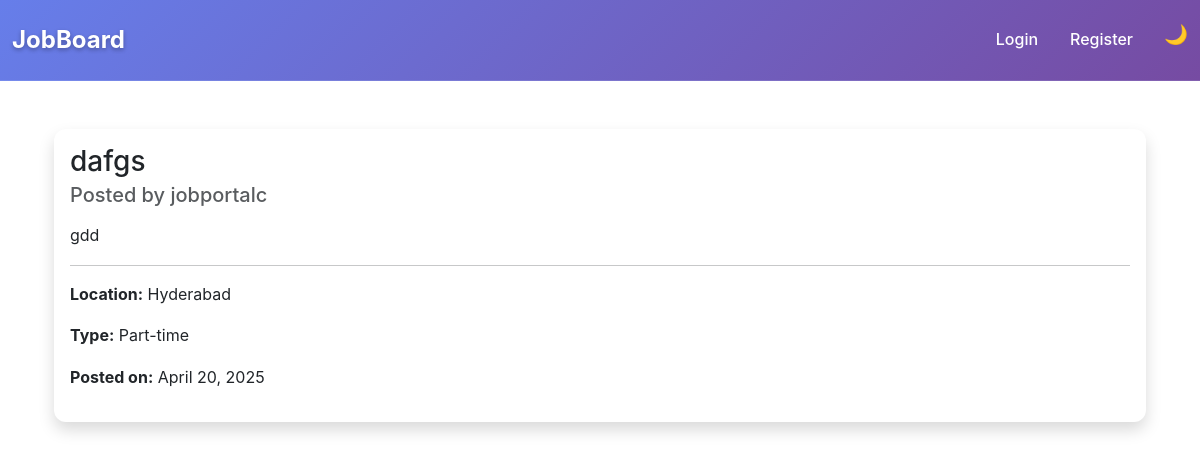
Screenshot of /jobs/3/ with the database file from the repository.
### jobs/models.py (models this page shows, shortened)
class Job(models.Model):
    JOB_TYPE_CHOICES = [
        ('FULL_TIME', 'Full Time'),
        ('PART_TIME', 'Part Time'),
        ('REMOTE', 'Remote'),
    ]
    title = models.CharField(max_length=255)
    description = models.TextField()
    location = models.CharField(max_length=100)
    job_type = models.CharField(max_length=20, choices=JOB_TYPE_CHOICES)
    company = models.ForeignKey(CustomUser, on_delete=models.CASCADE, limit_choices_to={'is_company': True})
    created_at = models.DateTimeField(auto_now_add=True)

### users/models.py (models this page shows, shortened)
class CustomUser(AbstractUser):
    is_company=models.BooleanField(default=False)
    is_seeker=models.BooleanField(default=False)

### jobs/views.py (the view)
# urls.py: path('<int:job_id>/', views.job_detail, name='job_detail'),  # /jobs/1/ - Job detail
def job_detail(request, job_id):
    job = get_object_or_404(Job, id=job_id)
    related_jobs = Job.objects.filter(
        Q(company=job.company) | Q(job_type=job.job_type)
    ).exclude(id=job.id)[:3]
    has_applied = False
    if request.user.is_authenticated:
        from applications.models import Application
        has_applied = Application.objects.filter(
            job=job,
            applicant=request.user
        ).exists()
    context = {
        'job': job,
        'related_jobs': related_jobs,
        'has_applied': has_applied,
    }
    return render(request, 'jobs/job_detail.html', context)

### jobs/templates/jobs/job_detail.html (shortened to what this page needs)
{% extends 'base.html' %}
{% block content %}
<div class="container mt-5">
  <div class="card shadow">
    <div class="card-body">
      <h3 class="card-title">{{ job.title }}</h3>
      <h5 class="card-subtitle mb-3 text-muted">Posted by {{ job.company.username }}</h5>
      <p class="card-text">{{ job.description }}</p>
      <hr>
      <p><strong>Location:</strong> {{ job.location }}</p>
      <p><strong>Type:</strong> {{ job.job_type }}</p>
      <p><strong>Posted on:</strong> {{ job.created_at|date:"F j, Y" }}</p>
    </div>
  </div>
</div>
{% endblock %}

### static/css/style.css (style rules this page uses)
:root { --primary-color: #4a69bd; --primary-dark: #3c5aa6; --secondary-color: #f39c12; --success-color: #27ae60; --danger-color: #e74c3c; --warning-color: #f39c12; --info-color: #3498db; --light-color: #f8f9fa; --dark-color: #2c3e50; --gradient-primary: linear-gradient(135deg, #667eea 0%, #764ba2 100%); --gradient-secondary: linear-gradient(135deg, #f093fb 0%, #f5576c 100%); --shadow-light: 0 2px 10px rgba(0,0,0,0.1); --shadow-medium: 0 5px 25px rgba(0,0,0,0.15); --shadow-heavy: 0 10px 40px rgba(0,0,0,0.2); --border-radius: 12px; --border-radius-sm: 8px; --transition: all 0.3s cubic-bezier(0.4, 0, 0.2, 1); }
* { box-sizing: border-box; }
body { font-family: 'Inter', -apple-system, BlinkMacSystemFont, 'Segoe UI', Roboto, sans-serif; line-height: 1.6; overflow-x: hidden; }
.card { border: none; border-radius: var(--border-radius); box-shadow: var(--shadow-light); transition: var(--transition); overflow: hidden; }
.fade-in-up { animation: fadeInUp 0.6s ease-out; }

### templates/base.html (style rules this page uses)
body { background: var(--bs-body-bg); color: var(--bs-body-color); }

### rows the page displays
Job: title "dafgs", company.username "jobportalc", description "gdd", location "Hyderabad", job_type "Part-time", created_at "April 20, 2025"
